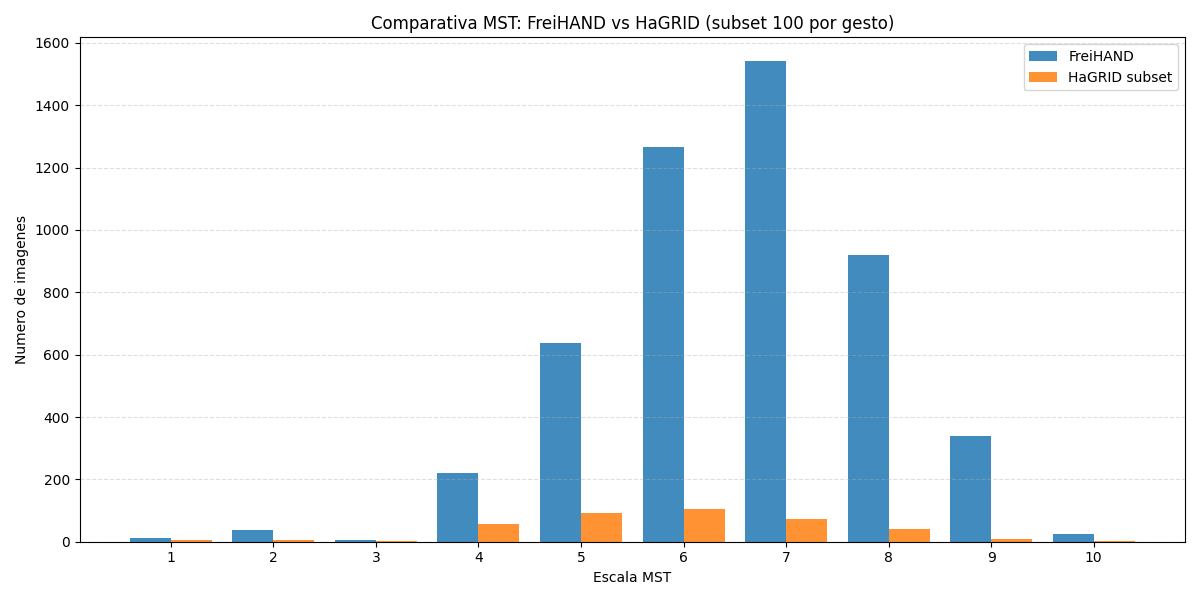
#> input picture graficos/comparativa_mst_freihand_hagrid_subset100.png, 1200 x 600 px, given in place of ., which was not available
$ python -i auditoria_extendida.py   (imports and definitions only)   (older library calls are emulated)
#> lines starting #> are read from the running program, lines starting #| are printed output that depends on the picture; pictures that were not available may be replaced by others from this repository, and a replacement may not be noted
import argparse
import os
import re
from collections import Counter

import cv2
import matplotlib.pyplot as plt
import numpy as np
import pandas as pd


# [242 lines left out: functions parse_args, ensure_output_dirs, to_metric_rows, normalize_text, infer_age_bucket, summarize_counter and 7 more, not called in this run]


def compute_image_condition_metrics(image_paths):
    metrics = {
        "image_metrics.sampled_images": int(len(image_paths)),
    }
    if not image_paths:
        return metrics, pd.DataFrame()

    mean_brightness = []
    contrast_std = []
    shadow_ratio = []
    highlight_ratio = []
    cool_warm_delta = []
    edge_density = []
    lap_var = []
    sample_paths = []

    for path in image_paths:
        bgr = cv2.imread(path)
#> bgr is the input picture: shape (600, 1200, 3); mean B, G, R 244.6, 240.7, 235
        if bgr is None:
            continue
        sample_paths.append(path)

        gray = cv2.cvtColor(bgr, cv2.COLOR_BGR2GRAY)
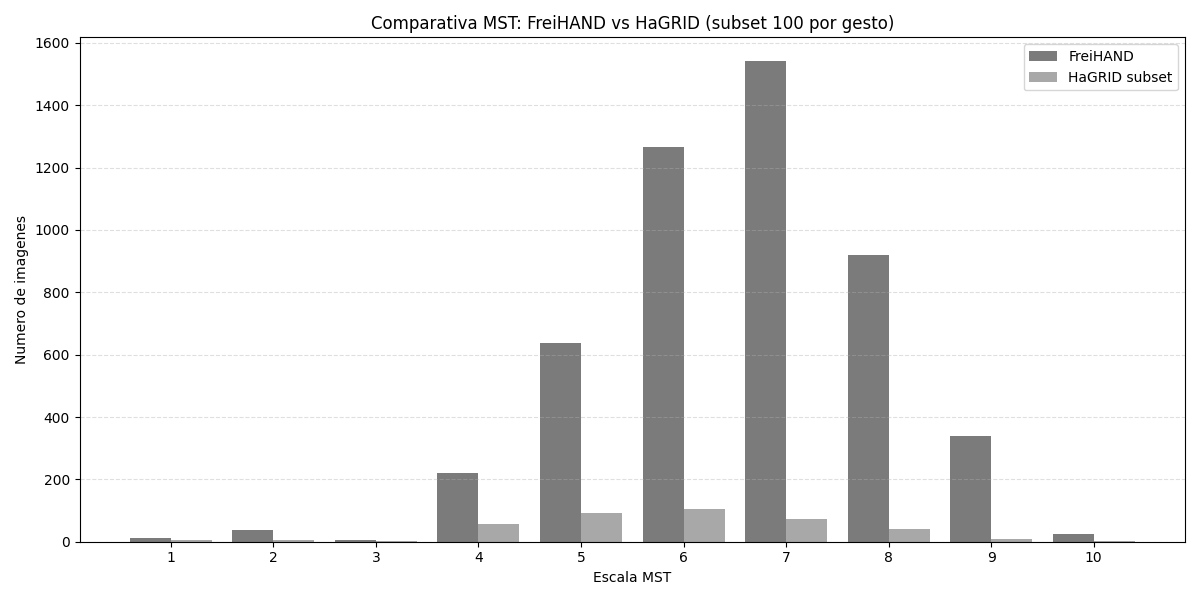
#> gray: shape (600, 1200); min 0, max 255, mean 239.5
        hsv = cv2.cvtColor(bgr, cv2.COLOR_BGR2HSV)
#> hsv: shape (600, 1200, 3); mean H, S, V 9.2, 16.5, 246.2

        mean_brightness.append(float(hsv[:, :, 2].mean()))
        contrast_std.append(float(gray.std()))
        shadow_ratio.append(float((gray < 40).mean()))
        highlight_ratio.append(float((gray > 220).mean()))

        b_mean = float(bgr[:, :, 0].mean())
#> b_mean = 244.6
        r_mean = float(bgr[:, :, 2].mean())
#> r_mean = 235
        cool_warm_delta.append(b_mean - r_mean)

        edges = cv2.Canny(gray, 100, 200)
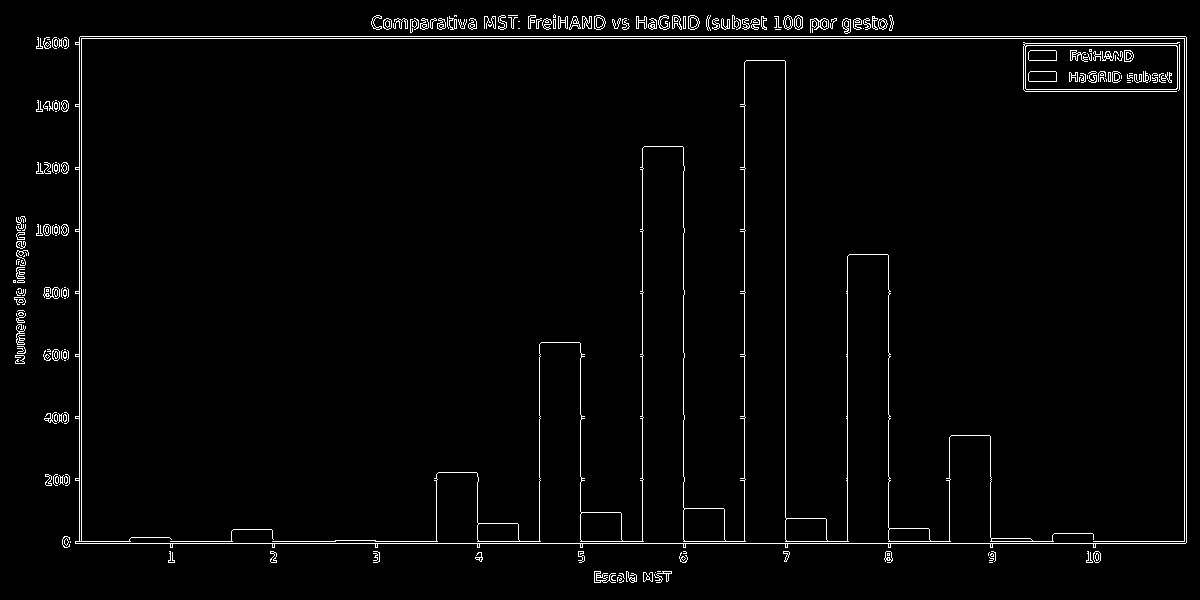
#> edges: shape (600, 1200); 2.3% white in thin lines or dots
#> pass 3 of the loop in compute_image_condition_metrics, `for path in image_paths:`:
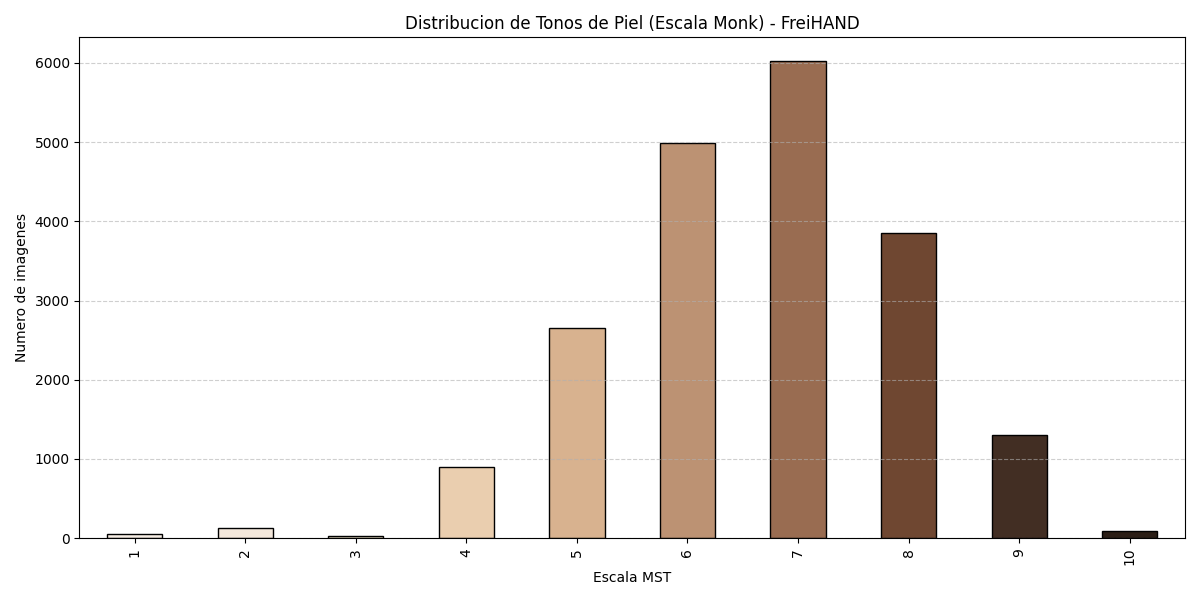
#> input picture graficos/reporte_diversidad_freihand.png, 1200 x 600 px, given in place of , which was not available
#> in compute_image_condition_metrics, bgr is the input picture: shape (600, 1200, 3); mean B, G, R 231.4, 234.6, 239.2
#> in compute_image_condition_metrics, `gray = cv2.cvtColor(bgr, cv2.COLOR_BGR2GRAY)`:
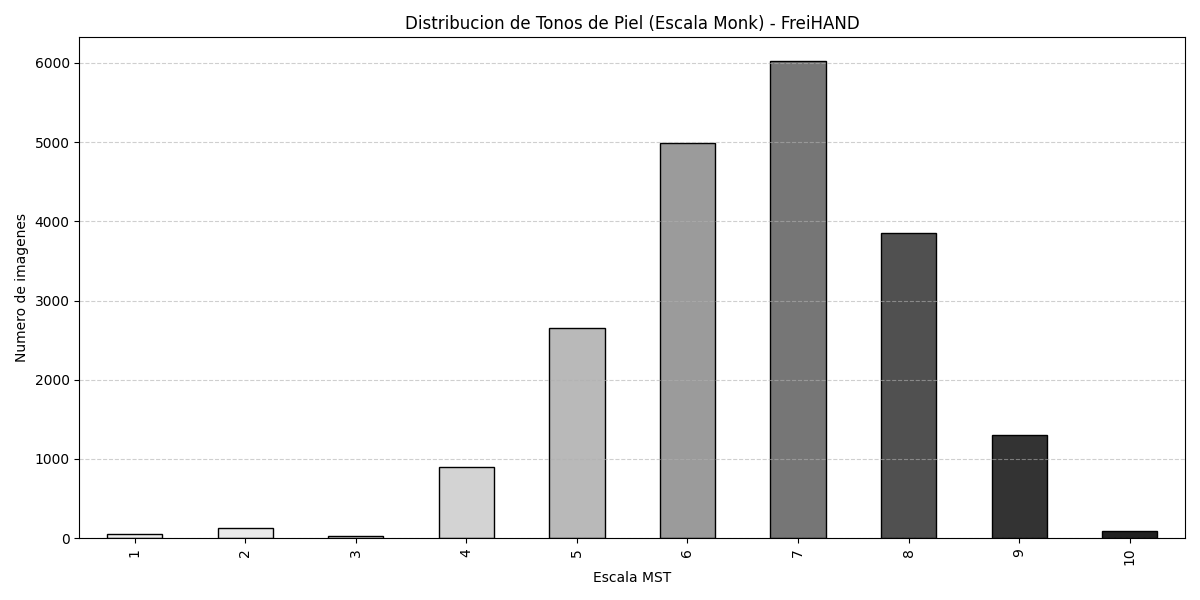
#> gray: shape (600, 1200); min 0, max 255, mean 235.6
#> hsv: shape (600, 1200, 3); mean H, S, V 1.4, 13.2, 239.2
#> b_mean = 231.4
#> r_mean = 239.2
#> in compute_image_condition_metrics, `edges = cv2.Canny(gray, 100, 200)`:
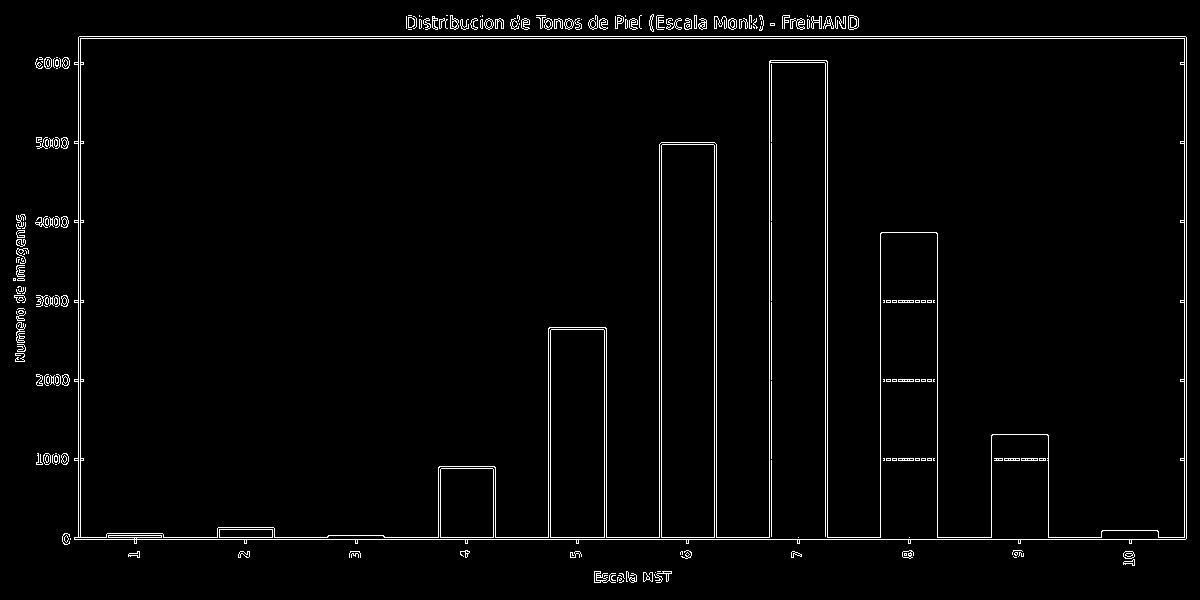
#> edges: shape (600, 1200); 2.4% white in thin lines or dots
#> the loop made 57 passes; the first 3 are shown
        edge_density.append(float((edges > 0).mean()))
        lap_var.append(float(cv2.Laplacian(gray, cv2.CV_64F).var()))

    if not mean_brightness:
        return metrics, pd.DataFrame()

    brightness_np = np.asarray(mean_brightness)
    contrast_np = np.asarray(contrast_std)
    shadow_np = np.asarray(shadow_ratio)
    highlight_np = np.asarray(highlight_ratio)
    coolwarm_np = np.asarray(cool_warm_delta)
    edge_np = np.asarray(edge_density)
    lap_np = np.asarray(lap_var)

    metrics.update(
        {
            "lighting.mean_brightness": round(float(brightness_np.mean()), 3),
            "lighting.low_brightness_pct": round(float((brightness_np < 70).mean() * 100), 2),
            "lighting.strong_shadows_pct": round(float((shadow_np > 0.25).mean() * 100), 2),
            "lighting.highlights_pct": round(float((highlight_np > 0.15).mean() * 100), 2),
            "lighting.low_contrast_pct": round(float((contrast_np < 35).mean() * 100), 2),
            "lighting.cool_temperature_pct": round(float((coolwarm_np > 8).mean() * 100), 2),
            "lighting.warm_temperature_pct": round(float((coolwarm_np < -8).mean() * 100), 2),
            "lighting.backlight_proxy_pct": round(
                float(((brightness_np < 80) & (contrast_np < 30)).mean() * 100), 2
            ),
            "background.edge_density_mean": round(float(edge_np.mean()), 4),
            "background.edge_density_high_pct": round(float((edge_np > 0.12).mean() * 100), 2),
            "background.laplacian_var_mean": round(float(lap_np.mean()), 2),
            "background.laplacian_var_high_pct": round(float((lap_np > 250).mean() * 100), 2),
        }
    )

    features_df = pd.DataFrame(
        {
            "image_path": sample_paths,
            "brightness": mean_brightness,
            "contrast_std": contrast_std,
            "shadow_ratio": shadow_ratio,
            "highlight_ratio": highlight_ratio,
            "cool_warm_delta": cool_warm_delta,
            "edge_density": edge_density,
            "laplacian_var": lap_var,
        }
    )

    return metrics, features_df


# [30 lines left out: functions save_count_plot, save_hist_plot, not called in this run]


def remove_file_if_exists(path):
    if os.path.exists(path):
        os.remove(path)


# [230 lines left out: functions save_plots, build_report, main, not called in this run]


# [2 lines not run here, left out]

>>> result = compute_image_condition_metrics('../graficos/comparativa_mst_freihand_hagrid_subset100.png')
